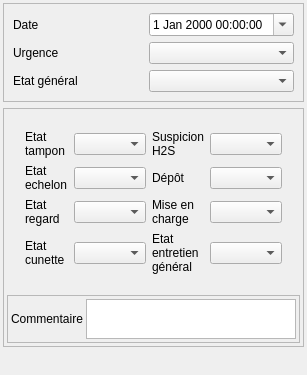
<?xml version="1.0" encoding="UTF-8"?>
<ui version="4.0">
 <class>Form</class>
 <widget class="QWidget" name="Form">
  <property name="geometry">
   <rect>
    <x>0</x>
    <y>0</y>
    <width>294</width>
    <height>375</height>
   </rect>
  </property>
  <property name="windowTitle">
   <string>Form</string>
  </property>
  <layout class="QVBoxLayout" name="verticalLayout">
   <property name="margin">
    <number>3</number>
   </property>
   <item>
    <widget class="QFrame" name="frame">
     <property name="frameShape">
      <enum>QFrame::StyledPanel</enum>
     </property>
     <property name="frameShadow">
      <enum>QFrame::Raised</enum>
     </property>
     <layout class="QGridLayout" name="gridLayout_3">
      <item row="0" column="0">
       <widget class="QLabel" name="label">
        <property name="text">
         <string>Date</string>
        </property>
        <property name="wordWrap">
         <bool>true</bool>
        </property>
       </widget>
      </item>
      <item row="1" column="1">
       <widget class="QComboBox" name="comboBox_urgence"/>
      </item>
      <item row="1" column="0">
       <widget class="QLabel" name="label_5">
        <property name="text">
         <string>Urgence</string>
        </property>
        <property name="wordWrap">
         <bool>true</bool>
        </property>
       </widget>
      </item>
      <item row="0" column="1">
       <widget class="QDateTimeEdit" name="dateTimeEdit">
        <property name="calendarPopup">
         <bool>true</bool>
        </property>
       </widget>
      </item>
      <item row="2" column="0">
       <widget class="QLabel" name="label_21">
        <property name="text">
         <string>Etat général</string>
        </property>
        <property name="wordWrap">
         <bool>true</bool>
        </property>
       </widget>
      </item>
      <item row="2" column="1">
       <widget class="QComboBox" name="comboBox_etatgeneral"/>
      </item>
     </layout>
    </widget>
   </item>
   <item>
    <widget class="QFrame" name="frame_3">
     <property name="frameShape">
      <enum>QFrame::StyledPanel</enum>
     </property>
     <property name="frameShadow">
      <enum>QFrame::Raised</enum>
     </property>
     <layout class="QVBoxLayout" name="verticalLayout_3">
      <property name="spacing">
       <number>3</number>
      </property>
      <property name="margin">
       <number>3</number>
      </property>
      <item>
       <widget class="QStackedWidget" name="stackedWidget">
        <property name="currentIndex">
         <number>1</number>
        </property>
        <widget class="QWidget" name="page">
         <layout class="QGridLayout" name="gridLayout" columnstretch="1,5,1">
          <item row="5" column="1" colspan="2">
           <widget class="QTextEdit" name="textEdit_evolution">
            <property name="sizePolicy">
             <sizepolicy hsizetype="Expanding" vsizetype="Expanding">
              <horstretch>0</horstretch>
              <verstretch>0</verstretch>
             </sizepolicy>
            </property>
            <property name="maximumSize">
             <size>
              <width>16777215</width>
              <height>40</height>
             </size>
            </property>
           </widget>
          </item>
          <item row="1" column="1">
           <widget class="QSpinBox" name="spinBox_nombre">
            <property name="minimum">
             <number>-1</number>
            </property>
           </widget>
          </item>
          <item row="5" column="0">
           <widget class="QLabel" name="label_6">
            <property name="text">
             <string>Evolution</string>
            </property>
            <property name="wordWrap">
             <bool>true</bool>
            </property>
           </widget>
          </item>
          <item row="1" column="0">
           <widget class="QLabel" name="label_2">
            <property name="text">
             <string>Nombre</string>
            </property>
            <property name="wordWrap">
             <bool>true</bool>
            </property>
           </widget>
          </item>
          <item row="1" column="2">
           <widget class="QToolButton" name="toolButton_calc_nb">
            <property name="text">
             <string/>
            </property>
            <property name="icon">
             <iconset>
              <normaloff>:/plugins/Lamia/icons/numpad.png</normaloff>:/plugins/Lamia/icons/numpad.png</iconset>
            </property>
           </widget>
          </item>
          <item row="6" column="1">
           <spacer name="verticalSpacer_2">
            <property name="orientation">
             <enum>Qt::Vertical</enum>
            </property>
            <property name="sizeHint" stdset="0">
             <size>
              <width>20</width>
              <height>40</height>
             </size>
            </property>
           </spacer>
          </item>
         </layout>
        </widget>
        <widget class="QWidget" name="page_2">
         <layout class="QGridLayout" name="gridLayout_2">
          <item row="0" column="0">
           <widget class="QStackedWidget" name="stackedWidget_2">
            <property name="currentIndex">
             <number>0</number>
            </property>
            <widget class="QWidget" name="page_6">
             <layout class="QGridLayout" name="gridLayout_5">
              <item row="0" column="0">
               <widget class="QLabel" name="label_10">
                <property name="text">
                 <string>Etat tampon</string>
                </property>
                <property name="wordWrap">
                 <bool>true</bool>
                </property>
               </widget>
              </item>
              <item row="0" column="1">
               <widget class="QComboBox" name="comboBox_etattampon"/>
              </item>
              <item row="1" column="0">
               <widget class="QLabel" name="label_11">
                <property name="text">
                 <string>Etat echelon</string>
                </property>
                <property name="wordWrap">
                 <bool>true</bool>
                </property>
               </widget>
              </item>
              <item row="3" column="0">
               <widget class="QLabel" name="label_13">
                <property name="text">
                 <string>Etat cunette</string>
                </property>
                <property name="wordWrap">
                 <bool>true</bool>
                </property>
               </widget>
              </item>
              <item row="1" column="1">
               <widget class="QComboBox" name="comboBox_etatechelon"/>
              </item>
              <item row="2" column="0">
               <widget class="QLabel" name="label_12">
                <property name="text">
                 <string>Etat regard</string>
                </property>
                <property name="wordWrap">
                 <bool>true</bool>
                </property>
               </widget>
              </item>
              <item row="2" column="1">
               <widget class="QComboBox" name="comboBox_etatregard"/>
              </item>
              <item row="3" column="1">
               <widget class="QComboBox" name="comboBox_etatcunette"/>
              </item>
              <item row="0" column="2">
               <widget class="QLabel" name="label_14">
                <property name="text">
                 <string>Suspicion H2S</string>
                </property>
                <property name="wordWrap">
                 <bool>true</bool>
                </property>
               </widget>
              </item>
              <item row="0" column="3">
               <widget class="QComboBox" name="comboBox_h2s"/>
              </item>
              <item row="1" column="2">
               <widget class="QLabel" name="label_15">
                <property name="text">
                 <string>Dépôt</string>
                </property>
                <property name="wordWrap">
                 <bool>true</bool>
                </property>
               </widget>
              </item>
              <item row="1" column="3">
               <widget class="QComboBox" name="comboBox_depot"/>
              </item>
              <item row="2" column="2">
               <widget class="QLabel" name="label_16">
                <property name="text">
                 <string>Mise en charge</string>
                </property>
                <property name="wordWrap">
                 <bool>true</bool>
                </property>
               </widget>
              </item>
              <item row="2" column="3">
               <widget class="QComboBox" name="comboBox_miseencharge"/>
              </item>
              <item row="3" column="2">
               <widget class="QLabel" name="label_17">
                <property name="text">
                 <string>Etat entretien général</string>
                </property>
                <property name="wordWrap">
                 <bool>true</bool>
                </property>
               </widget>
              </item>
              <item row="3" column="3">
               <widget class="QComboBox" name="comboBox_entretiengeneral"/>
              </item>
             </layout>
            </widget>
            <widget class="QWidget" name="page_5">
             <layout class="QGridLayout" name="gridLayout_8"/>
            </widget>
           </widget>
          </item>
         </layout>
        </widget>
        <widget class="QWidget" name="page_3">
         <layout class="QVBoxLayout" name="verticalLayout_2">
          <item>
           <widget class="QLabel" name="label_9">
            <property name="text">
             <string>Equip</string>
            </property>
           </widget>
          </item>
         </layout>
        </widget>
       </widget>
      </item>
      <item>
       <widget class="QFrame" name="frame_4">
        <property name="frameShape">
         <enum>QFrame::StyledPanel</enum>
        </property>
        <property name="frameShadow">
         <enum>QFrame::Raised</enum>
        </property>
        <layout class="QGridLayout" name="gridLayout_6">
         <property name="margin">
          <number>3</number>
         </property>
         <property name="spacing">
          <number>3</number>
         </property>
         <item row="1" column="0">
          <widget class="QLabel" name="label_7">
           <property name="text">
            <string>Commentaire</string>
           </property>
           <property name="wordWrap">
            <bool>true</bool>
           </property>
          </widget>
         </item>
         <item row="1" column="1">
          <widget class="QTextEdit" name="textEdit_comm">
           <property name="sizePolicy">
            <sizepolicy hsizetype="Expanding" vsizetype="Expanding">
             <horstretch>0</horstretch>
             <verstretch>0</verstretch>
            </sizepolicy>
           </property>
           <property name="maximumSize">
            <size>
             <width>16777215</width>
             <height>40</height>
            </size>
           </property>
          </widget>
         </item>
        </layout>
       </widget>
      </item>
     </layout>
    </widget>
   </item>
   <item>
    <spacer name="verticalSpacer">
     <property name="orientation">
      <enum>Qt::Vertical</enum>
     </property>
     <property name="sizeHint" stdset="0">
      <size>
       <width>20</width>
       <height>40</height>
      </size>
     </property>
    </spacer>
   </item>
  </layout>
 </widget>
 <resources/>
 <connections/>
</ui>
